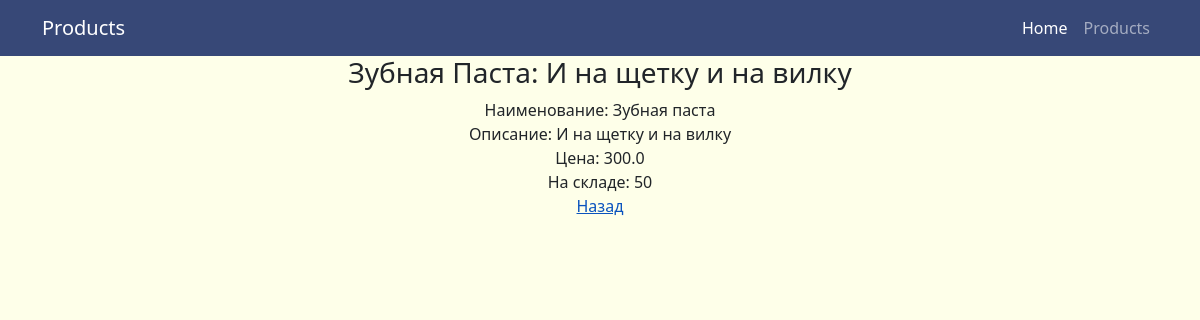
The app's page /products/2 with its own data.
### simpleapp/models.py (models this page shows)
class Product(models.Model):
    name = models.CharField(
        max_length=50,
        unique=True, # названия товаров не должны повторяться
    )
    description = models.TextField()
    quantity = models.IntegerField(
        validators=[MinValueValidator(0)],
    )
    category = models.ForeignKey(
        to='Category',
        on_delete=models.CASCADE,
        related_name='products', # все продукты в категории будут доступны через поле products
    )
    price = models.FloatField(
        validators=[MinValueValidator(0.0)],
    )
    def __str__(self):
        return f'{self.name.title()}: {self.description[:50]}'

### simpleapp/views.py (the view)
# urls.py: path('<int:pk>', ProductDetail.as_view())
class ProductDetail(DetailView):
    model = Product
    template_name = 'product.html'
    context_object_name = 'product'

### templates/product.html (shortened to what this page needs)
{% extends 'flatpages/default.html' %}
{% block content %}
<h3> {{ product }} </h3>
<span> Наименование: {{product.name}} </span> <br>
<span> Описание: {{product.description}} </span> <br>
<span> Цена: {{product.price}} </span> <br>
<span> На складе: {{product.quantity}} </span> <br>
<a href="{{ request.META.HTTP_REFERER }}">Назад</a>
{% endblock content %}

### records on screen
Product: name+description "Зубная Паста: И на щетку и на вилку", name "Зубная паста", description "И на щетку и на вилку", price "300.0", quantity "50"
